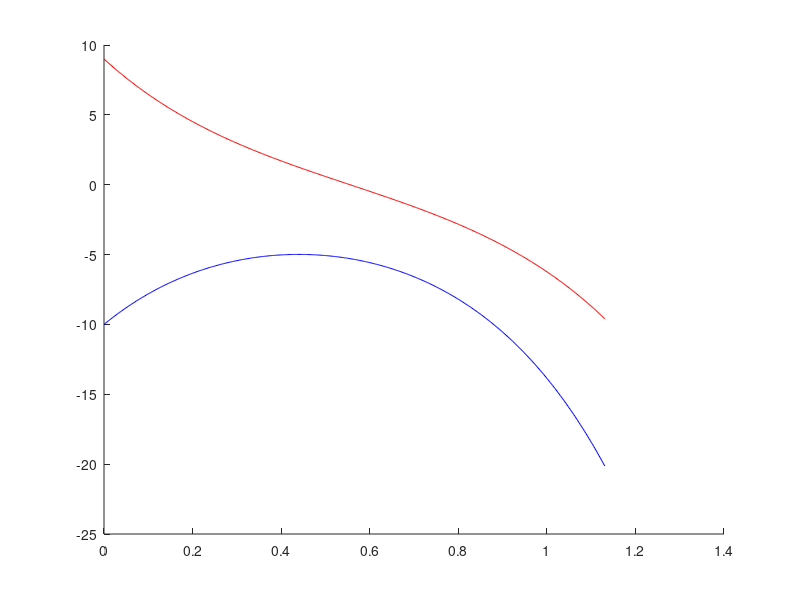
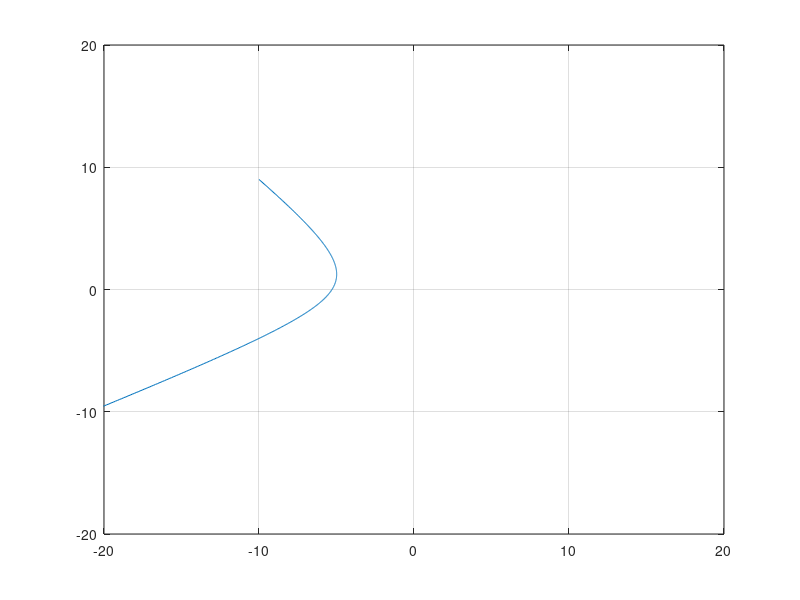

The MATLAB script that drew these images, in order:
% ppA01.m


clear all
close all
clc

hold on

N = 2000;
x = zeros(N,1);
y = zeros(N,1);
L = 20;
x(1) = -10;
y(1) = 9;

tMax = 5;
t = linspace(0,tMax,N);
dt = t(2)-t(1);

A = [1 4;2 -1];

x(2) = x(1) + dt*(A(1,1)*x(1) + A(1,2)*y(1)); 
y(2) = y(1) + dt*(A(2,1)*x(1) + A(2,2)* y(1));

flagS = 0; c = 3;
while flagS == 0
   x(c) = x(c-2) + 2*dt*(A(1,1)*x(c-1) + A(1,2)*y(c-1));
   y(c) = y(c-2) + 2*dt*(A(2,1)*x(c-1) + A(2,2)*y(c-1));
   if abs(x(c)) > L; flagS = 1; end
   if abs(x(c)) > L; flagS = 1; end
   if c > N-10; flagS = 1; end
   c = c+1;
end

XY = 1:c-1;

figure(1)
pos = [0.02 0.05 0.29 0.29];
   set(gcf,'Units','normalized');
   set(gcf,'Position',pos);
   set(gcf,'color','w');
plot(t(XY),x(XY),'b')
hold on
plot(t(XY),y(XY),'r')

figure(2)
pos = [0.42 0.05 0.29 0.29];
   set(gcf,'Units','normalized');
   set(gcf,'Position',pos);
   set(gcf,'color','w');
plot(x(XY),y(XY))
xlim([-L L])
ylim([-L L])
grid on
